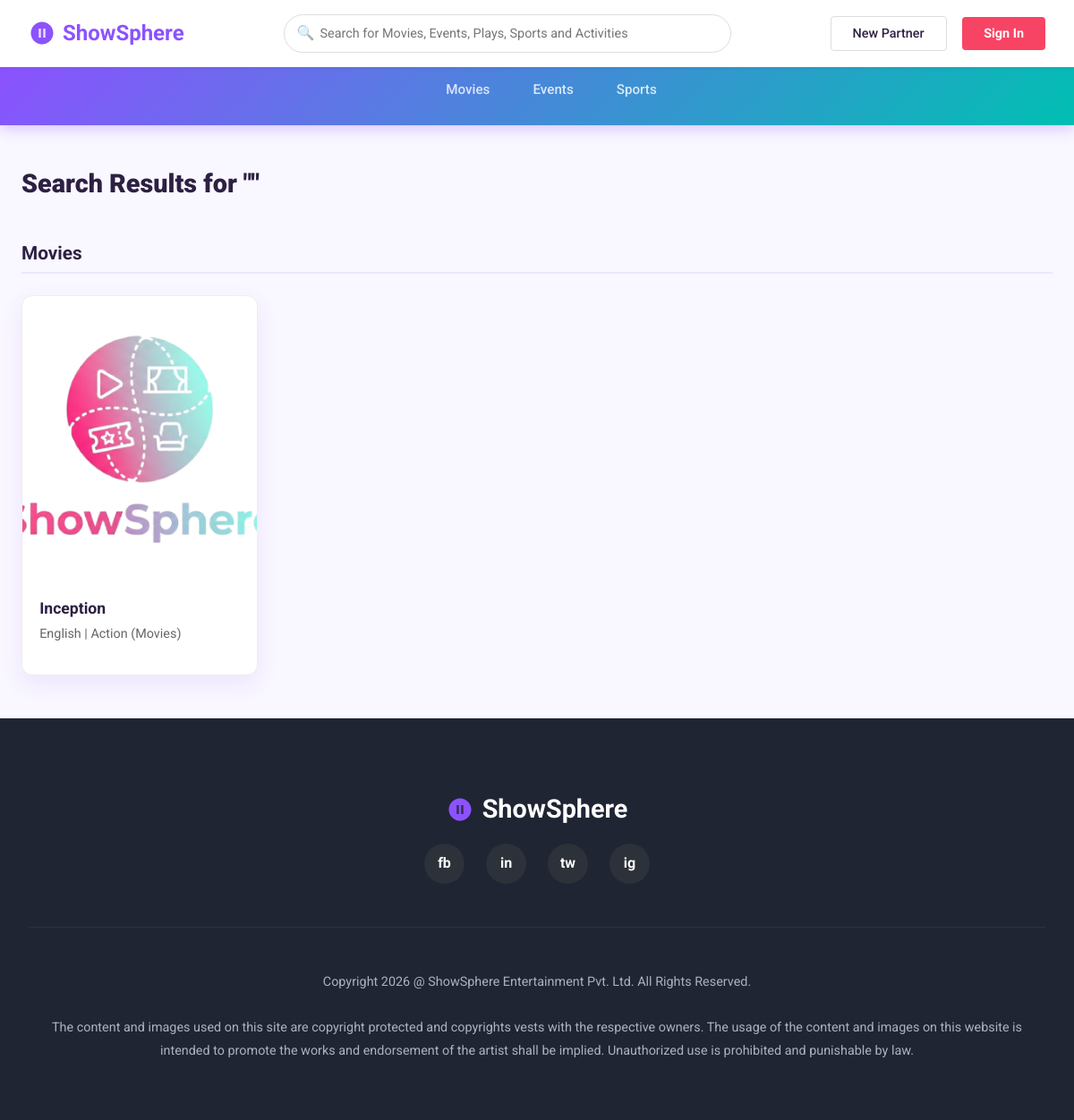
The app's page /search/ with its own data.
### booking/models.py (models this page shows, shortened)
class Movie(models.Model):
    STATUS_CHOICES = [
        ('pending', 'Pending Approval'),
        ('approved', 'Approved'),
        ('rejected', 'Rejected'),
    ]
    CERTIFICATION_CHOICES = [
        ('U', 'U - Universal'),
        ('UA', 'UA - Parental Guidance'),
        ('A', 'A - Adults Only'),
        ('S', 'S - Restricted'),
    ]
    theatre_owner = models.ForeignKey(TheatreOwnerProfile, on_delete=models.CASCADE, related_name='movies')
    title = models.CharField(max_length=200)
    description = models.TextField()
    genre = models.ForeignKey(Genre, on_delete=models.SET_NULL, null=True)
    language = models.ForeignKey(Language, on_delete=models.SET_NULL, null=True)
    duration = models.PositiveIntegerField(help_text='Duration in minutes')
    release_date = models.DateField()
    director = models.CharField(max_length=200, blank=True)
    cast = models.TextField(blank=True, help_text='Main cast members')
    certification = models.CharField(max_length=5, choices=CERTIFICATION_CHOICES, blank=True)
    poster = models.ImageField(upload_to='movie_posters/')
    trailer_url = models.URLField(blank=True, help_text='YouTube trailer URL')
    rating = models.DecimalField(max_digits=3, decimal_places=1, null=True, blank=True,
                                 validators=[MinValueValidator(0), MaxValueValidator(10)])
    status = models.CharField(max_length=20, choices=STATUS_CHOICES, default='pending')
    is_trending = models.BooleanField(default=False)
    created_at = models.DateTimeField(auto_now_add=True)
    updated_at = models.DateTimeField(auto_now=True)
    class Meta:
        ordering = ['-release_date']

class Language(models.Model):
    name = models.CharField(max_length=50, unique=True)
    code = models.CharField(max_length=10, unique=True)
    class Meta:
        ordering = ['name']

class Genre(models.Model):
    name = models.CharField(max_length=50, unique=True)
    category = models.ForeignKey(Category, on_delete=models.CASCADE, related_name='genres')
    class Meta:
        ordering = ['name']
    def __str__(self):
        return f"{self.name} ({self.category.name})"

class Category(models.Model):
    name = models.CharField(max_length=50, unique=True)
    slug = models.SlugField(unique=True)
    icon = models.CharField(max_length=50, blank=True, help_text='Icon class name')
    description = models.TextField(blank=True)
    class Meta:
        verbose_name_plural = 'Categories'
        ordering = ['name']

### booking/views.py (the view)
# urls.py: path('search/', views.search, name='search'),
def search(request):
    query = request.GET.get('q', '')
    events = Event.objects.filter(
        Q(title__icontains=query) | Q(artist_name__icontains=query) | Q(description__icontains=query),
        status='approved'
    )
    movies = Movie.objects.filter(
        Q(title__icontains=query) | Q(director__icontains=query) | Q(cast__icontains=query),
        status='approved'
    )
    context = {
        'query': query,
        'events': events,
        'movies': movies,
    }
    return render(request, 'search.html', context)

### templates/search.html (shortened to what this page needs)
{% extends 'base.html' %}
{% load static %}
{% block navbar %}
<header class="header">
    <a href="{% url 'booking:home' %}" class="logo">
        <svg width="30" height="30" viewBox="0 0 24 24" fill="none" xmlns="http://www.w3.org/2000/svg">
            <circle cx="12" cy="12" r="10" fill="#8C52FF" fill-opacity="0.2" />
            <path d="M12 2C6.48 2 2 6.48 2 12s4.48 10 10 10 10-4.48 10-10S17.52 2 12 2zm-1 14H9V8h2v8zm4 0h-2V8h2v8z"
                fill="#8C52FF" />
        </svg>
        <span>ShowSphere</span>
    </a>
    <div class="search-bar">
        <span class="search-icon">🔍</span>
        <form action="{% url 'booking:search' %}" method="get">
            <input type="text" name="q" placeholder="Search for Movies, Events, Plays, Sports and Activities"
                value="{{ query }}">
        </form>
    </div>
    <div class="auth-buttons">
        {% if user.is_authenticated %}
        <span style="font-weight: 700; color: var(--primary-color);">Hi, {{ user.first_name|default:user.username
            }}</span>
        <a href="{% url 'booking:customer_dashboard' %}" class="btn-custom btn-custom-outline">Dashboard</a>
        <a href="{% url 'booking:logout' %}" class="btn-custom btn-custom-red">Logout</a>
        {% else %}
        <a href="{% url 'booking:organizer_register' %}" class="btn-custom btn-custom-outline">New Partner</a>
        <a href="{% url 'booking:login' %}" class="btn-custom btn-custom-red">Sign In</a>
        {% endif %}
    </div>
</header>
<nav class="nav-bar">
    <ul class="nav-links">
        <li><a href="{% url 'booking:browse' %}">Movies</a></li>
        <li><a href="{% url 'booking:browse' %}?category=events">Events</a></li>
        <li><a href="{% url 'booking:browse' %}?category=sports">Sports</a></li>
    </ul>
</nav>
{% endblock %}
{% block content %}
<main class="container-content">
    <section class="section">
        <div class="section-header">
            <h2 class="section-title">Search Results for "{{ query }}"</h2>
        </div>
        {% if movies %}
        <h3 class="results-group-title">Movies</h3>
        <div class="card-grid">
            {% for movie in movies %}
            <a href="{% url 'booking:movie_detail' movie.id %}" class="card-item">
                <div class="card-image">
                    {% if movie.poster %}
                    <img src="{{ movie.poster.url }}" alt="{{ movie.title }}">
                    {% else %}
                    <div class="card-image-placeholder"
                        style="background: linear-gradient(135deg, #1e1b4b 0%, #4338ca 100%); color: white;">
                        {{ movie.title }}
                    </div>
                    {% endif %}
                </div>
                <div class="card-content">
                    <h3 class="card-title">{{ movie.title }}</h3>
                    <p class="card-genre">
                        {% if movie.language %}{{ movie.language.name }} | {% endif %}
                        {{ movie.genre|default:"Movie" }}
                    </p>
                </div>
            </a>
            {% endfor %}
        </div>
        {% endif %}
    </section>
</main>
<footer class="footer">
    <div class="footer-content">
        <div class="footer-logo">
            <svg width="30" height="30" viewBox="0 0 24 24" fill="none" xmlns="http://www.w3.org/2000/svg">
                <circle cx="12" cy="12" r="10" fill="#8C52FF" fill-opacity="0.2" />
                <path
                    d="M12 2C6.48 2 2 6.48 2 12s4.48 10 10 10 10-4.48 10-10S17.52 2 12 2zm-1 14H9V8h2v8zm4 0h-2V8h2v8z"
                    fill="#8C52FF" />
            </svg>
            ShowSphere
        </div>
        <div class="social-links">
            <div class="social-circle">fb</div>
            <div class="social-circle">in</div>
            <div class="social-circle">tw</div>
            <div class="social-circle">ig</div>
        </div>
        <p class="footer-text">
            Copyright 2026 @ ShowSphere Entertainment Pvt. Ltd. All Rights Reserved.
            <br><br>
            The content and images used on this site are copyright protected and copyrights vests with the
            respective owners. The usage of the content and images on this website is intended to promote the works
            and endorsement of the artist shall be implied. Unauthorized use is prohibited and punishable by law.
        </p>
    </div>
</footer>
{% endblock %}

### static/css/style.css (style rules this page uses)
:root { --primary-color: #f84464; --secondary-color: #222539; --accent-color: #f5f5f5; --text-primary: #333333; --text-secondary: #666666; --text-white: #ffffff; --background-light: #f5f5f5; --background-white: #ffffff; --success-color: #4caf50; --warning-color: #ff9800; --danger-color: #f44336; --border-radius: 8px; --box-shadow: 0 4px 8px rgba(0, 0, 0, 0.1); --transition: all 0.3s ease; }
body { font-family: 'Roboto', 'Inter', sans-serif; background-color: var(--background-light); color: var(--text-primary); margin: 0; padding: 0; box-sizing: border-box; }
footer { background-color: #333; color: white; padding: 2rem 0; margin-top: 2rem; }

### records on screen
Movie: poster (picture), title "Inception", language.name "English", genre "Action (Movies)"
